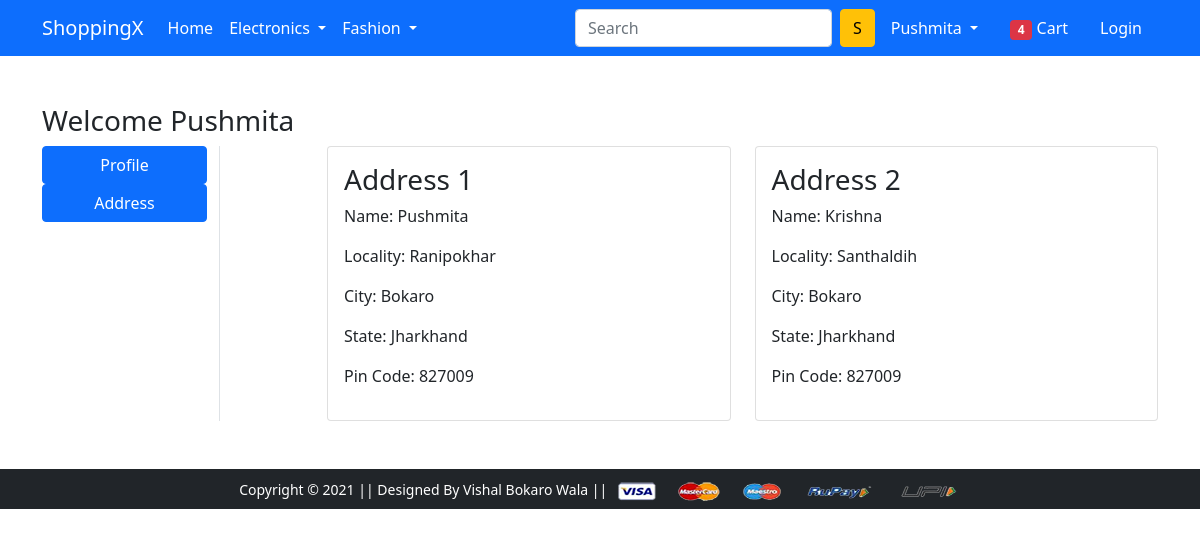
The page /address/ (signed in) on the database its author committed.
### app/models.py (models this page shows, shortened)
class Customer(models.Model):
    user = models.ForeignKey(User, on_delete=models.CASCADE)
    name = models.CharField(max_length=255)
    locality = models.CharField(max_length=300)
    city = models.CharField(max_length=60)
    zipcode = models.IntegerField()
    state = models.CharField(max_length=90, choices=STATE_CHOICES)

### app/views.py (the view)
# urls.py: path('address/', views.address, name='address'),
def address(request):
    add = Customer.objects.filter(user=request.user)
    return render(request, 'app/address.html', {'add':add, 'active':'btn-primary'})

### app/templates/app/address.html (shortened to what this page needs)
{% extends 'app/base.html' %}
{% load static %}
{% block main-content %}
<div class="container my-5">
 <div class="row">
 <h3>Welcome <span class="text-capitalize">{{request.user}}</span></h3>
  <div class="col-sm-2 border-end">
   <ul class="list-unstyled">
    <li class="d-grid"><a href="{% url 'profile' %}" class="btn btn-primary">Profile</a></li>
    <li class="d-grid"><a href="{% url 'address' %}" class="btn {{active}}">Address</a></li>
   </ul>
  </div>
  <div class="col-sm-9 offset-sm-1">
   <div class="row">
    {% for ad in add %}
    <div class="col-sm-6">
     <div class="card">
      <div class="card-body">
       <h3>Address {{forloop.counter}}</h3>
       <p>Name: {{ad.name}}</p>
       <p>Locality: {{ad.locality}}</p>
       <p>City: {{ad.city}}</p>
       <p>State: {{ad.state}}</p>
       <p>Pin Code: {{ad.zipcode}}</p>
      </div>
     </div>
    </div>
    {% endfor %}
   </div>
  </div>
 </div>
</div>
{% endblock main-content %}

### app/templates/app/base.html (shortened to what this page needs)
<!doctype html>
{% load static %}
<html lang="en">
  <head>
    <link href="https://cdn.jsdelivr.net/npm/bootstrap@5.0.0-beta1/dist/css/bootstrap.min.css" rel="stylesheet">
    <link rel="stylesheet" href="{% static 'app/css/owl.carousel.min.css' %}">
    <link rel="stylesheet" href="{% static 'app/css/all.min.css' %}">
    <link rel="stylesheet" href="{% static 'app/css/style.css' %}">
  </head>
  <body>
    <nav class="navbar navbar-expand-lg navbar-dark bg-primary">
     <div class="container">
       <a class="navbar-brand" href="/">ShoppingX</a>
       <div class="collapse navbar-collapse" id="navbarSupportedContent">
         <ul class="navbar-nav me-auto mb-2 mb-lg-0">
           <li class="nav-item">
             <a class="nav-link active" aria-current="page" href="/">Home</a>
           </li>
           <li class="nav-item dropdown">
             <a class="nav-link dropdown-toggle text-white" href="#" id="electronicsDropdown" role="button" data-bs-toggle="dropdown" aria-expanded="false">
               Electronics
             </a>
           </li>
           <li class="nav-item dropdown">
             <a class="nav-link dropdown-toggle text-white" href="#" id="fashionDropdown" role="button" data-bs-toggle="dropdown" aria-expanded="false">
               Fashion
             </a>
           </li>
         </ul>
         <form class="d-flex">
           <input class="form-control me-2" type="search" placeholder="Search" aria-label="Search">
           <button class="btn btn-warning" type="submit">S</button>
         </form>
         <div>
          <ul class="navbar-nav me-auto mb-2 mb-lg-0">
          {% if request.user.is_authenticated %}
           <li class="nav-item dropdown mx-2">
              <a class="nav-link dropdown-toggle text-white" href="#" id="profileDropdown" role="button" data-bs-toggle="dropdown" aria-expanded="false">
              {{request.user.username|capfirst}}
              </a>
            </li>
            <li class="nav-item mx-2">
             <a href="{% url 'showcart' %}" class="nav-link text-white"><span class="badge bg-danger">4</span> Cart </a>
            </li>
            <li class="nav-item mx-2">
             <a href="{% url 'login' %}" class="nav-link text-white">Login</a>
            </li>
            {% else %}
            <li class="nav-item mx-2">
             <a href="{% url 'customerregistration' %}" class="nav-link text-white">Registration</a>
            </li>
          {% endif %}
          </ul>
         </div>
       </div>
     </div>
    </nav>
    {% block main-content %} {% endblock main-content %}
    <footer class="container-fluid bg-dark text-center p-2 mt-5">
        <small class="text-white">Copyright &copy; 2021 || Designed By Vishal Bokaro Wala || </small>
        <img src="{% static 'app/images/payment.png' %}" alt="" srcset="" class="img-fluid" height="2px">
    </footer>
  </body>
</html>

### rows shown on the page
Customer: name "Pushmita", locality "Ranipokhar", city "Bokaro", state "Jharkhand", zipcode "827009"
Customer: name "Krishna", locality "Santhaldih", city "Bokaro", state "Jharkhand", zipcode "827009"

### other values the page prints
{{ request.user.username|capfirst }} "Pushmita"
{{ request.user }} "Pushmita"
